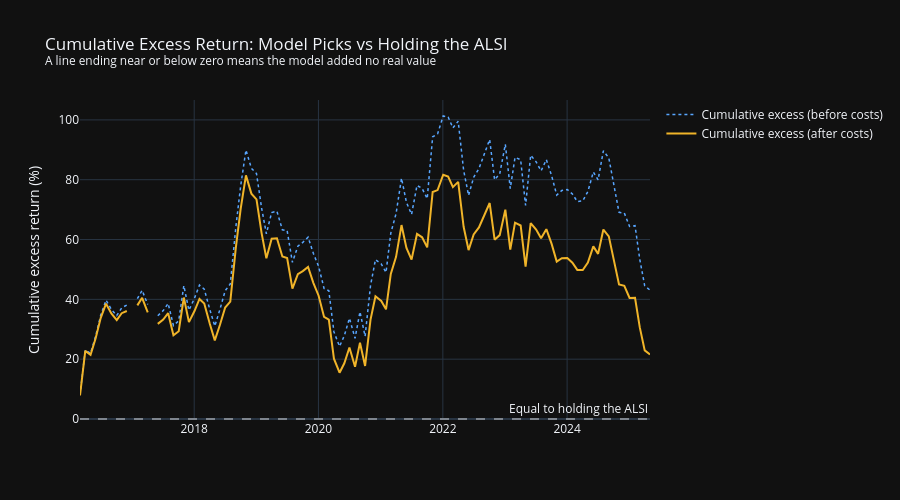

The cell this chart's notebook holds for it:
### Markdown cell above
## 1. Cumulative performance: model picks vs holding the ALSI

The single most intuitive chart for any backtest: if you had actually
followed the model's picks every month and compounded the (net of cost)
excess return, where would you be relative to simply holding the index?
A line that ends near zero or drifts below it is the visual confirmation
of a coin-flip-or-worse result.

### Code cell
results_sorted = results.sort_values("rebalance_date").reset_index(drop=True)
results_sorted["cumulative_net_excess"] = (
    (1 + results_sorted["net_excess_return"]).cumprod() - 1
)
results_sorted["cumulative_gross_excess"] = (
    (1 + results_sorted["excess_return"]).cumprod() - 1
)

fig = go.Figure()
fig.add_trace(go.Scatter(
    x=results_sorted["rebalance_date"], y=results_sorted["cumulative_gross_excess"] * 100,
    name="Cumulative excess (before costs)", line={"color": "#58a6ff", "width": 1.5, "dash": "dot"},
))
fig.add_trace(go.Scatter(
    x=results_sorted["rebalance_date"], y=results_sorted["cumulative_net_excess"] * 100,
    name="Cumulative excess (after costs)", line={"color": "#f0b429", "width": 2},
))
fig.add_hline(y=0, line_dash="dash", line_color="white", opacity=0.4,
              annotation_text="Equal to holding the ALSI")

fig.update_layout(
    title="Cumulative Excess Return: Model Picks vs Holding the ALSI<br>"
          "<sup>A line ending near or below zero means the model added no real value</sup>",
    yaxis_title="Cumulative excess return (%)",
    template="plotly_dark",
    height=500,
    hovermode="x unified",
)
fig.show()

print(f"Final cumulative excess (net of costs): {results_sorted['cumulative_net_excess'].iloc[-1]:.1%}")
